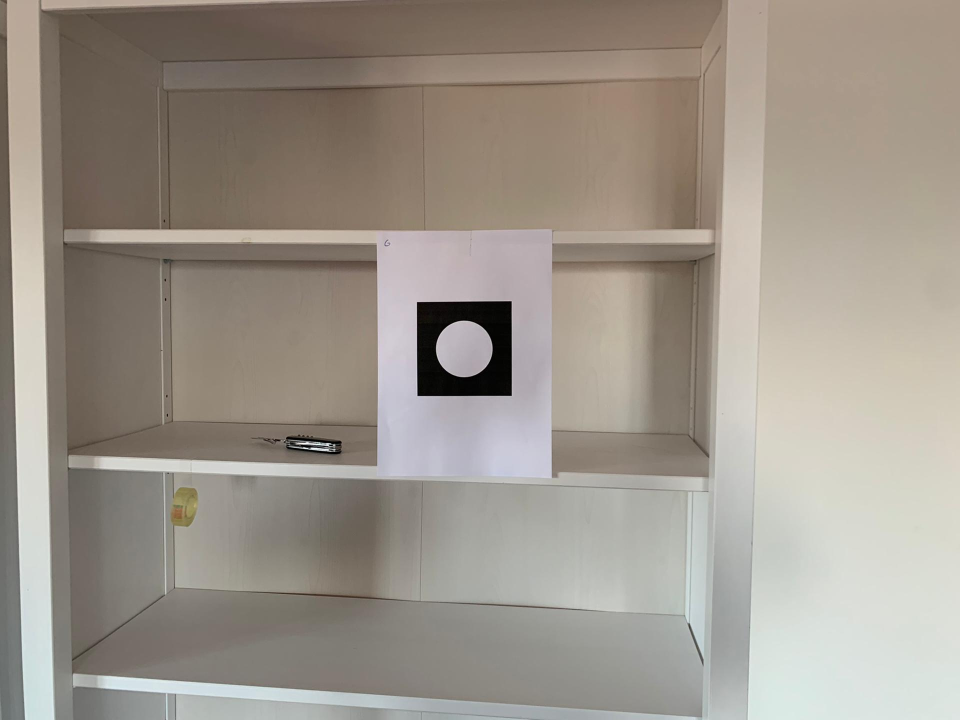
#> input picture Markers_Novos/G1.jpeg, 1920 x 1440 px, found by its file name (shown at 1/2 size)
$ python markerG_new_test.py
#> lines starting #> are read from the running program, lines starting #| are printed output that depends on the picture; after the words box and inside, x2 and y2 are one past the last pixel; in counts of white or black regions, pixels touching at a corner belong together
import cv2 as cv
import numpy as np
from numpy.linalg import norm
import cv2.aruco as aruco
from operator import itemgetter, attrgetter
import PIL

def order_points(pts):
    pts = np.array(pts)
    # initialzie a list of coordinates that will be ordered
    # such that the first entry in the list is the top-left,
    # the second entry is the top-right, the third is the
    # bottom-right, and the fourth is the bottom-left
    rect = np.zeros((4, 2), dtype = "float32")
    # the top-left point will have the smallest sum, whereas
    # the bottom-right point will have the largest sum
    s = pts.sum(axis = 1)
    rect[0] = pts[np.argmin(s)]
    rect[2] = pts[np.argmax(s)]
    # now, compute the difference between the points, the
    # top-right point will have the smallest difference,
    # whereas the bottom-left will have the largest difference
    diff = np.diff(pts, axis = 1)
    rect[1] = pts[np.argmin(diff)]
    rect[3] = pts[np.argmax(diff)]
    # return the ordered coordinates
    return rect

def four_point_transform(image, pts):
	# obtain a consistent order of the points and unpack them
	# individually
	rect = order_points(pts)
	(tl, tr, br, bl) = rect
	# compute the width of the new image, which will be the
	# maximum distance between bottom-right and bottom-left
	# x-coordiates or the top-right and top-left x-coordinates
	widthA = np.sqrt(((br[0] - bl[0]) ** 2) + ((br[1] - bl[1]) ** 2))
	widthB = np.sqrt(((tr[0] - tl[0]) ** 2) + ((tr[1] - tl[1]) ** 2))
	maxWidth = max(int(widthA), int(widthB))
	# compute the height of the new image, which will be the
	# maximum distance between the top-right and bottom-right
	# y-coordinates or the top-left and bottom-left y-coordinates
	heightA = np.sqrt(((tr[0] - br[0]) ** 2) + ((tr[1] - br[1]) ** 2))
	heightB = np.sqrt(((tl[0] - bl[0]) ** 2) + ((tl[1] - bl[1]) ** 2))
	maxHeight = max(int(heightA), int(heightB))
	# now that we have the dimensions of the new image, construct
	# the set of destination points to obtain a "birds eye view",
	# (i.e. top-down view) of the image, again specifying points
	# in the top-left, top-right, bottom-right, and bottom-left
	# order
	dst = np.array([
		[0, 0],
		[maxWidth - 1, 0],
		[maxWidth - 1, maxHeight - 1],
		[0, maxHeight - 1]], dtype = "float32")
	# compute the perspective transform matrix and then apply it
	M = cv.getPerspectiveTransform(rect, dst)
	warped = cv.warpPerspective(image, M, (maxWidth, maxHeight))
	# return the warped image
	return warped


def match_warped(squares, image):
    markers = []
    k = 0
    for i in range(len(squares)):
        contours = squares[i][4]
        patch = squares[i][5]
        draw2 = np.zeros((squares[i][5].shape[0], squares[i][5].shape[1], 3), dtype=np.uint8)
        #cv.imshow("patch", patch)
        circles = cv.HoughCircles(patch, method=cv.HOUGH_GRADIENT, dp=1, minDist=20, param1=5, param2=5, maxRadius=100)

        if (circles is None):
            print("NO CIRCLES")
            continue
        circles = np.int16(np.around(circles))
        for pt in circles[0, :]:
            x, y, R = pt[0], pt[1], pt[2]
            x = round(x)
            y = round(y)
            R = round(R)
            cv.circle(image, (x+squares[i][0], y+squares[i][1]), R, (255, 0, 0), 1)
            #cv.imshow("draw2", draw2)

            if (circles is not None):
                areaBig = squares[i][5].shape[0] * squares[i][5].shape[1]
                areaSmall = np.pi*(R^2)
                #print(areaSmall/areaBig)
                if not(areaSmall/areaBig > 0.003 and areaSmall/areaBig < 0.03):
                    #print("areaSMAL/BIG")
                    continue
                if not(x > 0.4*patch.shape[0] and x < 0.6*patch.shape[0] and y > 0.4*patch.shape[1] and y < 0.6*patch.shape[1]):
                    #print("CENTEROFCIRCLE")
                    continue

                width = patch.shape[1]
                height = patch.shape[0]

                white = 0
                black = 0
                for w in range(width):
                    for h in range(height):
                        pixel = patch[h][w]

                        if (pixel == 255):
                            white += 1
                        else:
                            black += 1
                if black/white > 1.5 and black/white < 3:
                    markers.append(squares[i])
                else:
                    print("BLACK AND WHITE")


        #cv.waitKey(0)
        k = k+1
    return markers

# [53 lines left out: functions compare_distances, quad_sum, not called in this run]


########################################################################################
img_markers = []
name = "markers/Markers_Novos/"  #PUT NAME OF IMAGE HERE
img_markers.append(cv.imread(name + "G1.jpeg"))
img_markers.append(cv.imread(name + "G2.jpeg"))
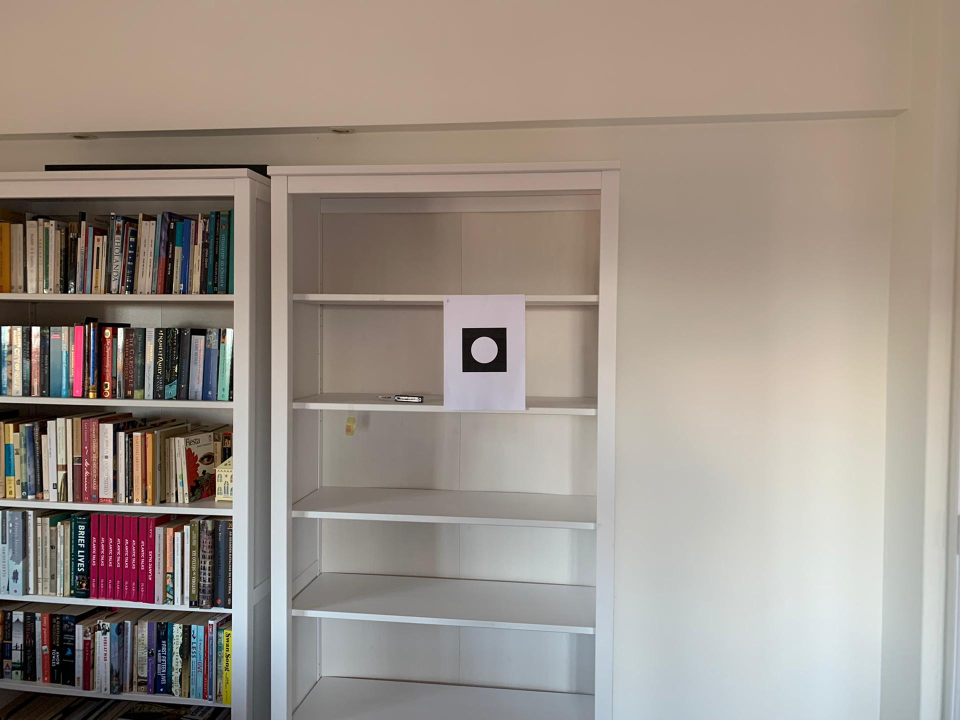
#> input picture Markers_Novos/G2.jpeg, 1920 x 1440 px, found by its file name (shown at 1/2 size)
img_markers.append(cv.imread(name + "G3.jpeg"))
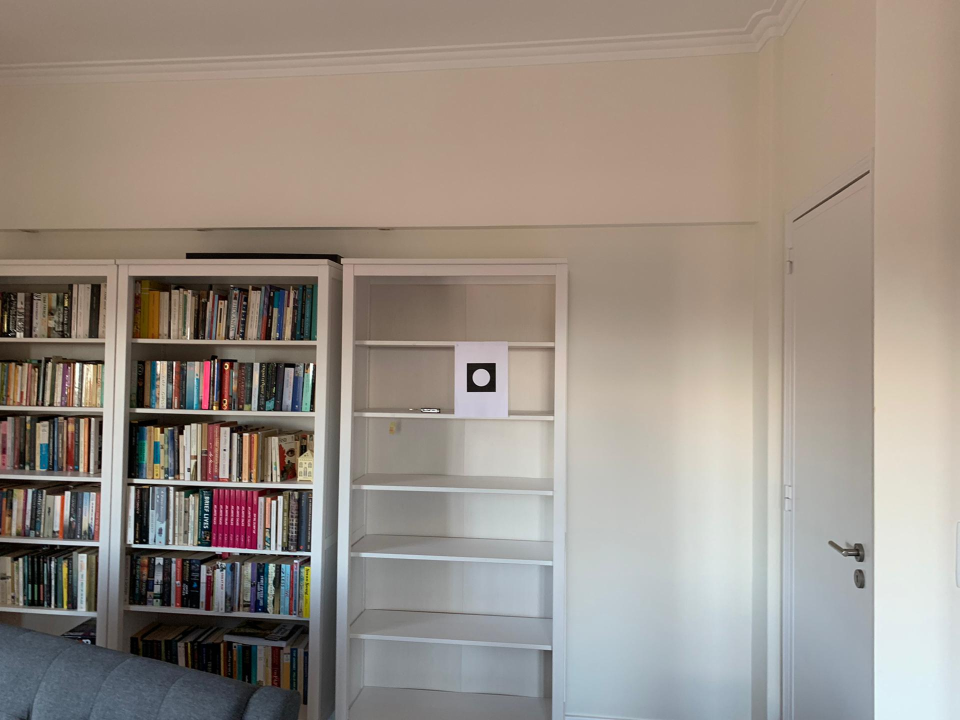
#> input picture Markers_Novos/G3.jpeg, 1920 x 1440 px, found by its file name (shown at 1/2 size)
img_markers.append(cv.imread(name + "G4.jpeg"))
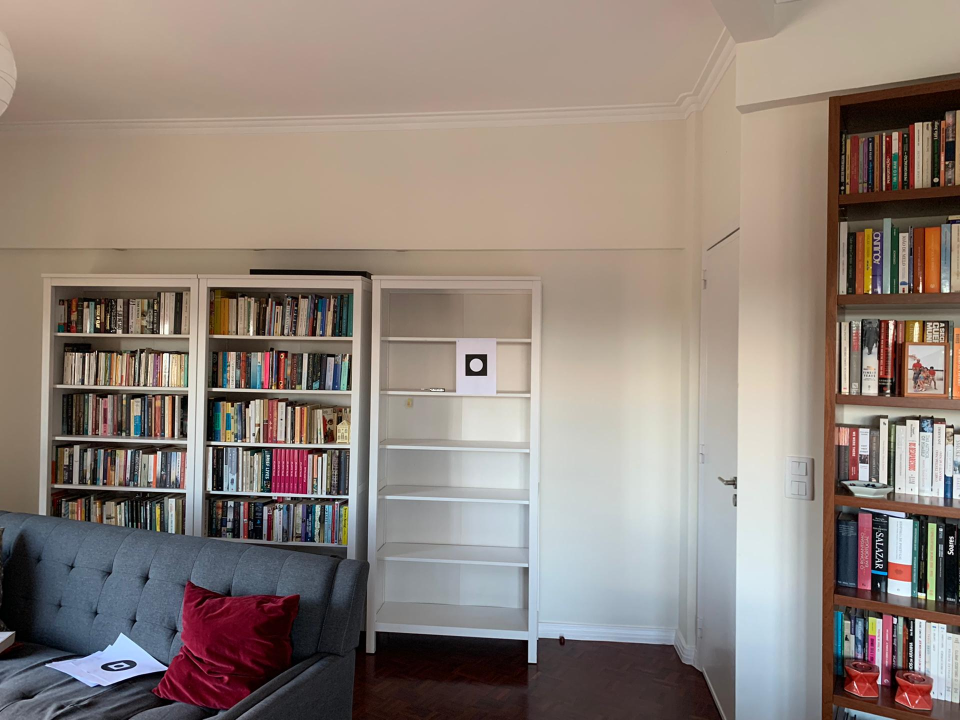
#> input picture Markers_Novos/G4.jpeg, 1920 x 1440 px, found by its file name (shown at 1/2 size)
img_markers.append(cv.imread(name + "G5.jpeg"))
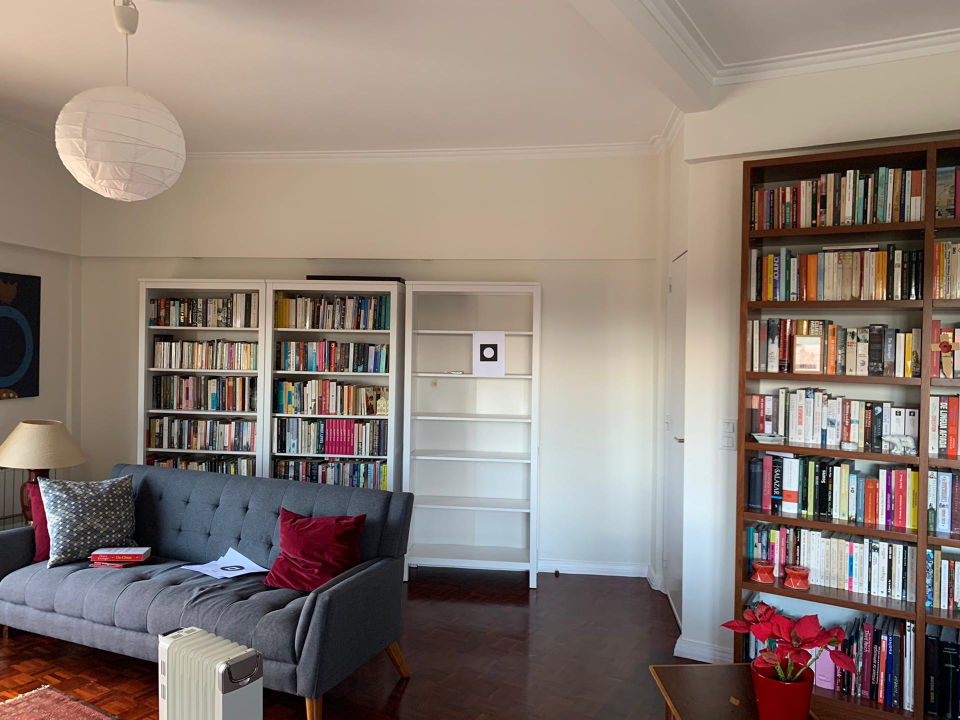
#> input picture Markers_Novos/G5.jpeg, 1920 x 1440 px, found by its file name (shown at 1/2 size)
found = []

#parameters initialization
img = img_markers[0]
#> img is the input picture: shape (1440, 1920, 3); mean B, G, R 139.2, 149, 156.7
params = aruco.DetectorParameters_create()
minDistSq = np.maximum(img.shape[0], img.shape[1]) * np.maximum(img.shape[0], img.shape[1])
#> minDistSq = 3686400


for i in range(5):
    img = img_markers[i]

    #resize imagem
    scale_percent = 40 # percent of original size
    width = int(img.shape[1] * scale_percent / 100)
    height = int(img.shape[0] * scale_percent / 100)
    dim = (width, height)
    img = cv.resize(img, dim)

    gray = cv.cvtColor(img, cv.COLOR_BGR2GRAY)

    nScales = (params.adaptiveThreshWinSizeMax - params.adaptiveThreshWinSizeMin) / params.adaptiveThreshWinSizeStep+1
    nScales = round(nScales)

    candidates = []
    candidates_contours = []
    candidates_len = []
    for i in range(nScales):
        currScale = params.adaptiveThreshWinSizeMin + i*params.adaptiveThreshWinSizeStep

        threshImage = cv.adaptiveThreshold(gray, 255, cv.ADAPTIVE_THRESH_MEAN_C, cv.THRESH_BINARY_INV, currScale, params.adaptiveThreshConstant)

        contours, hierarchy = cv.findContours(threshImage, cv.RETR_LIST, cv.CHAIN_APPROX_NONE)

        # Draw contours
        drawing = np.zeros((threshImage.shape[0], threshImage.shape[1], 3), dtype=np.uint8)
        for i in range(len(contours)):
            color = (0, 255, 0)
            cv.drawContours(drawing, contours, i, (0,255,0), 1, cv.LINE_8, hierarchy, 0)
        # Show in a window

        for cnt in contours:
            cnt_len = cv.arcLength(cnt, True)
            cnt_orig = cnt
            cnt = cv.approxPolyDP(cnt, params.polygonalApproxAccuracyRate*cnt_len, True)
            if len(cnt) == 4  and cv.contourArea(cnt) > 50 and cv.isContourConvex(cnt):
                cnt = cnt.reshape(-1, 2)
                candidatesAux = []
                for i in range(4):
                    candidatesAux.append([cnt[i][0], cnt[i][1]])
                candidates.append(candidatesAux)
                candidates_contours.append(cnt_orig)
                candidates_len.append(cnt_len)

                # [10 lines of commented-out code are left out]
    for i in range(len(candidates)):
        candidates[i] = order_points(candidates[i])


    candGroup = []
    #candGroup = np.array(candGroup)
    candGroup = [-1 for i in range(len(candidates))]
    #candGroup.resize(len(current_candidates), -1)
    groupedCandidates = []

    for i in range(len(candidates)):
        for j in range(1,len(candidates)):
            minimum_perimeter = min(len(candidates_contours[i]), len(candidates_contours[j]))
            for fc in range(4):
                distsq=0
                for c in range(4):
                    modC = (c+fc)%4
                    distsq = distsq + (candidates[i][modC][0] - candidates[j][c][0])**2 +  (candidates[i][modC][1] - candidates[j][c][1])**2
                distsq = distsq/4.0
                minMarkerDistancePixels = float(minimum_perimeter)*params.minMarkerDistanceRate
                if(distsq < minMarkerDistancePixels**2):
                    if(candGroup[i]<0 and candGroup[j]<0):
                        candGroup[i] = candGroup[j] = (int)(len(groupedCandidates))
                        grouped = []
                        grouped.append(i)
                        grouped.append(j)
                        groupedCandidates.append(grouped)
                    elif(candGroup[i] > -1 and candGroup[j] == -1):
                        group = candGroup[i]
                        candGroup[j] = group
                        groupedCandidates[group].append(j)
                    elif(candGroup[j] > -1 and candGroup[i] == -1):
                        group = candGroup[j]
                        candGroup[i] = group
                        groupedCandidates[group].append(i)

    biggerCandidates = []
    biggerContours = []
    for i in range(len(groupedCandidates)):
        smallerIdx = groupedCandidates[i][0]
        biggerIdx = -1
        for j in range(1, len(groupedCandidates[i])):
            currPerim = candidates_len[ groupedCandidates[i][j] ]
            if biggerIdx < 0:
                biggerIdx = groupedCandidates[i][j]
            elif(currPerim >= len(candidates_contours[ biggerIdx ])):
                biggerIdx = groupedCandidates[i][j]

            if(currPerim < len(candidates_contours[ smallerIdx ])):
                smallerIdx = groupedCandidates[i][j]

        if (biggerIdx > -1):
            biggerCandidates.append(candidates[biggerIdx])
            biggerContours.append(candidates_contours[biggerIdx])


    squares = []

    for i in range(len(biggerCandidates)):
        x,y,w,h = cv.boundingRect(biggerCandidates[i])
        cv.rectangle(drawing, (x,y), (x+w,y+h), (255,0,0), 3)

        warped = four_point_transform(gray, biggerCandidates[i])
        _, warped = cv.threshold(warped, 125, 255, cv.THRESH_BINARY | cv.THRESH_OTSU)
        contour_warped, _ = cv.findContours(warped, cv.RETR_LIST, cv.CHAIN_APPROX_NONE)

        aux = (x,y,w,h,contour_warped, warped)
        squares.append(aux)

    markers = match_warped(squares, gray)

    if len(markers) > 0:
        found.append(1)
    else:
        found.append(0)

    for i in range(len(markers)):
        x1 = markers[i][0]
        y1 = markers[i][1]
        w = markers[i][2]
        h = markers[i][3]
        cv.rectangle(gray, (x1,y1), (x1+w,y1+h), (0,255,0),10)

    cv.imshow("window", gray)


    cv.imshow('Contours', drawing)


    cv.waitKey(0)

    #Quebrar se 'q' for premido
    if cv.waitKey(1) & 0xFF == ord('q'):
        break
#> this loop made 1 pass; (key q is pressed on pass 1)
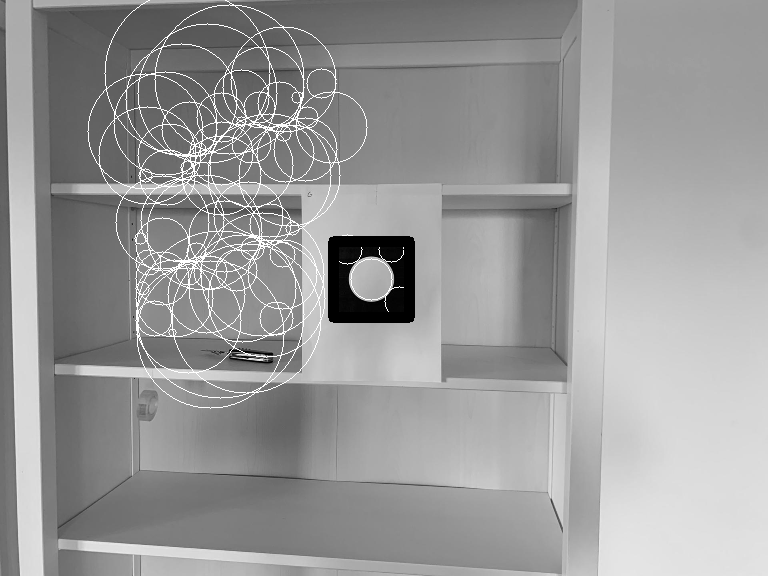
#> gray: shape (576, 768); min 0, max 255, mean 152.7
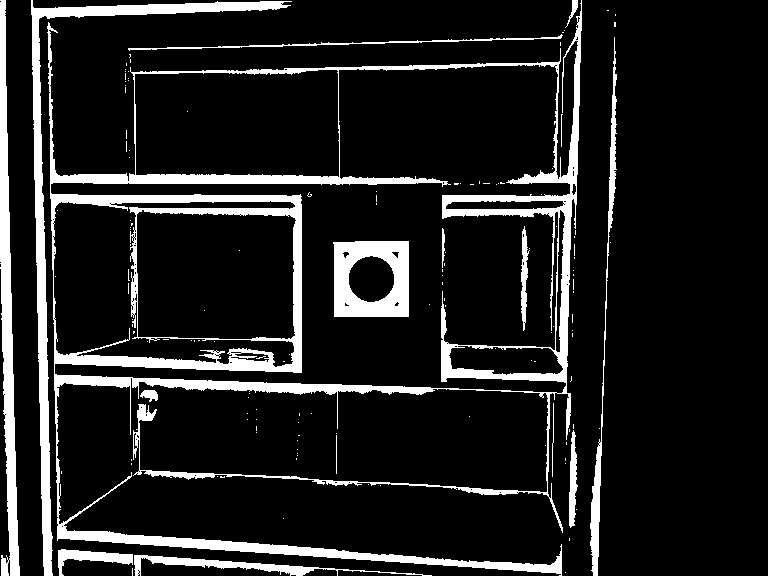
#> threshImage: shape (576, 768); 12.5% white; 142 white regions (126 under 20 px), largest, box (x1, y1, x2, y2) and area: (47, 0, 582, 576) 31967, (31, 0, 292, 576) 7248, (0, 0, 20, 576) 5278
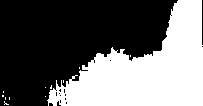
#> warped: shape (106, 203); 40.8% white; 12 white regions (11 under 20 px), largest, box (x1, y1, x2, y2) and area: (47, 0, 203, 106) 8748
#> after the loop, candidatesAux = [[338, 71], [338, 177], [135, 174], [135, 73]]; cnt = [[0, 0], [19, 575]]; found = [1]
